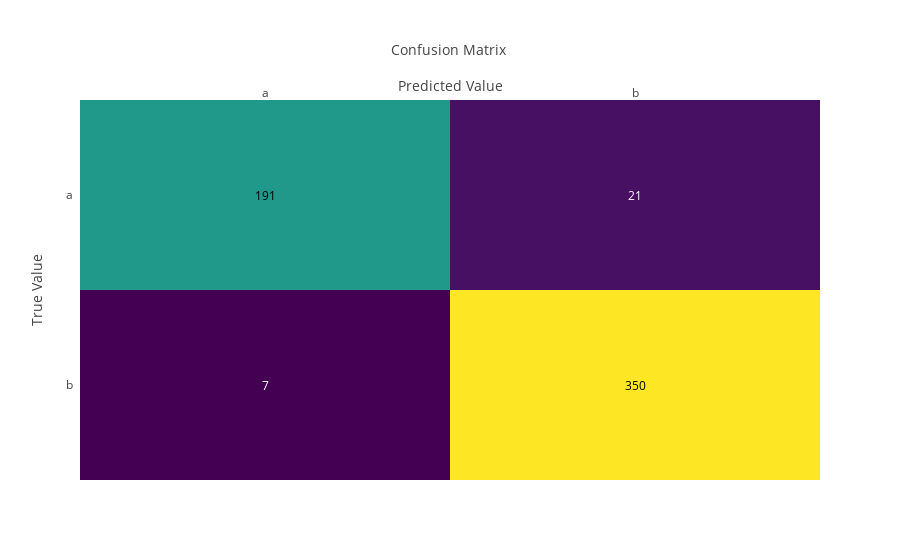

Here is the notebook cell this chart was saved with:
### Code cell
plot_handler_from_dataframe.plot_confusion_matrix()

### Figure 1 — Plotly figure (JSON) as saved in the notebook; plotly's stock layout.template omitted (floating-point values rounded to 4 significant figures)
{"data": [{"colorscale": "Viridis", "reversescale": false, "showscale": false, "type": "heatmap", "uid": "354745a1-2a87-42be-b8ba-a2e766085312", "x": ["a", "b"], "y": ["b", "a"], "z": [[7, 350], [191, 21]]}], "layout": {"annotations": [{"font": {"color": "#FFFFFF"}, "showarrow": false, "text": "7", "x": "a", "xref": "x", "y": "b", "yref": "y"}, {"font": {"color": "#000000"}, "showarrow": false, "text": "350", "x": "b", "xref": "x", "y": "b", "yref": "y"}, {"font": {"color": "#000000"}, "showarrow": false, "text": "191", "x": "a", "xref": "x", "y": "a", "yref": "y"}, {"font": {"color": "#FFFFFF"}, "showarrow": false, "text": "21", "x": "b", "xref": "x", "y": "a", "yref": "y"}], "autosize": true, "xaxis": {"autorange": true, "dtick": 1, "gridcolor": "rgb(0, 0, 0)", "range": [-0.5, 1.5], "side": "top", "ticks": "", "title": {"text": "Confusion Matrix <br /><br />Predicted Value"}, "type": "category"}, "yaxis": {"autorange": true, "dtick": 1, "range": [-0.5, 1.5], "ticks": "", "ticksuffix": "  ", "title": {"text": "True Value"}, "type": "category"}}}
